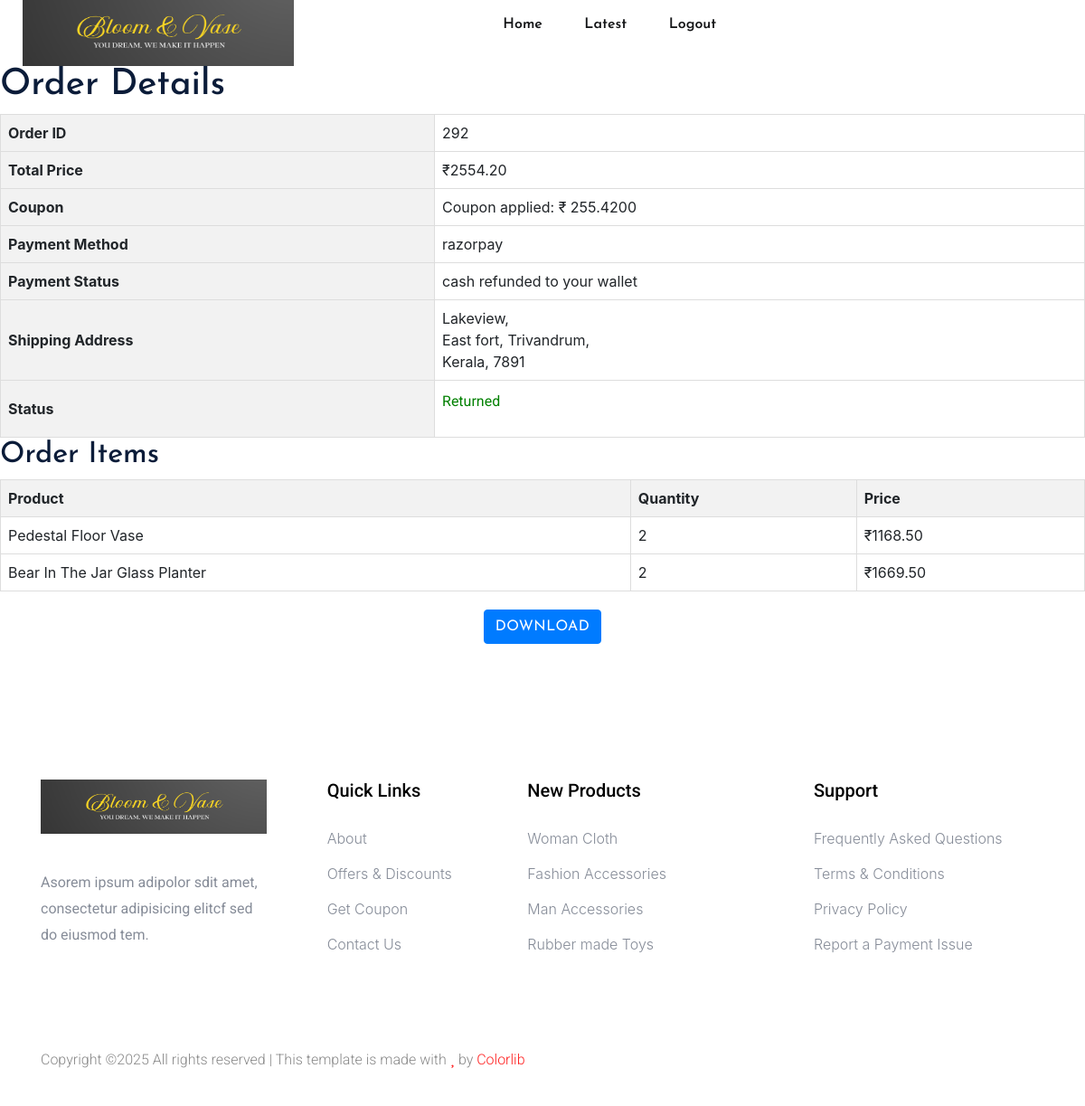
The page /order/order/292/ (signed in) on the database its author committed.
### order/models.py (models this page shows, shortened)
class Order(models.Model):
    STATUS_CHOICES = (
        ('Pending','Pending'),
        ('Processing','Processing'),
        ('Shipped','Shipped'),
        ('Delivered','Delivered'),
        ('Cancelled','Cancelled')
    )
    RETURN_STATUS_CHOICES = (
        ('Return Requested','Return Requested'),
        ('Returned','Returned'),
        ('Rejected','Rejected')
    )
    PAYMENT_STATUS_CHOICES = (
        ('Pending','Pending'),
        ('Paid','Paid')
    )
    user = models.ForeignKey(MyUser,on_delete=models.CASCADE)
    created_at = models.DateTimeField(default=timezone.now)
    total_price = models.DecimalField(max_digits=10,decimal_places=2)
    status = models.CharField(max_length=50,choices=STATUS_CHOICES,default='Pending')
    street_address=models.CharField(max_length=255)
    city = models.CharField(max_length=100)
    district = models.CharField(max_length=100)
    state = models.CharField(max_length=100)
    pincode = models.CharField(max_length=20)
    payment = models.CharField(max_length=100)
    payment_status = models.CharField(max_length=100,choices=PAYMENT_STATUS_CHOICES,default='Pending')
    is_return = models.BooleanField(default=False)
    return_status = models.CharField(max_length=100,choices = RETURN_STATUS_CHOICES,default='none')
    is_cancelled = models.BooleanField(default=False)
    coupon = models.ForeignKey(Coupon,on_delete=models.SET_NULL,null=True,blank=True)

class OrderItem(models.Model):
    order = models.ForeignKey(Order,on_delete=models.CASCADE)
    product = models.ForeignKey(Product,on_delete=models.CASCADE)
    quantity = models.IntegerField()
    price = models.DecimalField(max_digits=10,decimal_places=2)
    variant = models.ForeignKey('product.ProductVariant', on_delete=models.CASCADE, null=True, blank=True)

### product/models.py (models this page shows, shortened)
class Product(models.Model):
    CHOICES = [
        ('large','Large'),
        ('medium','Medium'),
        ('small','Small')
    ]
    name = models.CharField(max_length=100)
    base_image = models.ImageField(upload_to='products/base')
    price = models.PositiveIntegerField()
    description = models.TextField()
    created = models.DateTimeField(default=datetime.now)
    discount = models.FloatField()
    size = models.CharField(max_length=20,choices=CHOICES,default = 'small')
    category = models.ForeignKey('Category',on_delete=models.CASCADE)
    soft_deleted = models.BooleanField(default=False)

### order/views.py (the view)
# urls.py: path('order/<int:order_id>/', order_details, name='order_details'),
@login_required
def order_details(request, order_id):
    order = get_object_or_404(Order, id=order_id, user=request.user)
    coupon = order.coupon
    print(coupon)
    if coupon:
        discount_price = (order.total_price * coupon.discount_percentage)/100
    else:
        coupon = None
        discount_price = None
    return render(request, 'order_details.html', {'order': order,'discount_price':discount_price})

### my_admin/models.py (called while the page is built)
    def __str__(self):
        return self.coupon_name

### order/templates/order_details.html (shortened to what this page needs)
{% extends 'user/index.html' %}
{% load static %}
{% block body %}
<!DOCTYPE html>
<html lang="en">
<head>
</head>
<body>
    <h1>Order Details</h1>
    {% if order %}
        <table>
            <tr>
                <th>Order ID</th>
                <td>{{ order.id }}</td>
            </tr>
            <tr>
                <th>Total Price</th>
                <td>₹{{ order.total_price }}</td>
            </tr>
            <tr>
                {% if order.coupon %}
                <th>Coupon</th>
                <td>Coupon applied: ₹ {{ discount_price }} </td>
                {% else %}
                <th> Coupon</th>
                <td>Coupon applied: None </td>
                {% endif %}
            </tr>
            <tr>
                <th>Payment Method</th>
                <td>{{ order.payment }}</td>
            </tr>
            <tr>
                <th>Payment Status</th>
                <td>{{ order.payment_status }}</td>
            </tr>
            <tr>
                <th>Shipping Address</th>
                <td>
                    {{ order.street_address }},<br>
                    {{ order.city }}, {{ order.district }},<br>
                    {{ order.state }}, {{ order.pincode }}
                </td>
            </tr>
            <tr>
                <th>Status</th>
                <td>{% if order.is_return %}
                    {% if order.return_status == 'Return requested' %}
                        <p style="color:black">{{ order.return_status }}</p>
                    {% elif order.return_status == 'Returned' %}
                        <p style="color:green">{{ order.return_status }}</p>
                    {% else %}
                        <p style="color:red">{{ order.return_status }}</p>
                    {% endif %}
                {% elif order.is_cancelled %}
                    <p>cancelled</p>
                {% else %}
                <span class="badge bg-success">{{ order.status }}</span>
                {% endif %}</p>
</td>
            </tr>
        </table>
        <h2>Order Items</h2>
        <table>
            <thead>
                <tr>
                    <th>Product</th>
                    <th>Quantity</th>
                    <th>Price</th>
                </tr>
            </thead>
            <tbody>
                {% for item in order.orderitem_set.all %}
                    <tr>
                        <td>
                            {% if item.variant %}
                            {{ item.variant.product.name }}
                            {% else %}
                            {{ item.product.name }}
                            {% endif %}
                        </td>
                        <td>{{ item.quantity }}</td>
                        <td>₹{{ item.price }}</td>
                    </tr>
                {% endfor %}
            </tbody>
        </table>
    {% else %}
        <p>No order details available.</p>
    {% endif %}
</body>
<div style="text-align: center; margin-top: 20px;">
    <a href="{% url 'order_pdf' order.id %}" class="btn btn-primary">Download</a>
</div>
</html>
{% endblock body %}

### order/templates/order_details.html (style rules this page uses)
table { width: 100%; border-collapse: collapse; }
th, td { border: 1px solid #ddd; padding: 8px; text-align: left; }
th { background-color: #f2f2f2; }

### rows shown on the page
Order: id "292", total_price "2554.20", payment "razorpay", payment_status "cash refunded to your wallet", street_address "Lakeview", city "East fort", district "Trivandrum", state "Kerala", pincode "7891", return_status "Returned"
OrderItem: product.name "Pedestal Floor Vase", quantity "2", price "1168.50"
OrderItem: product.name "Bear In The Jar Glass Planter", quantity "2", price "1669.50"

### other values the page prints
{{ discount_price }} "255.4200"
